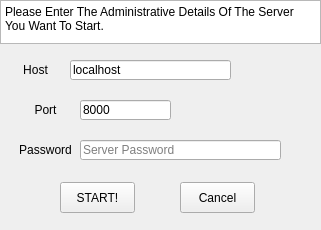
<?xml version="1.0" encoding="UTF-8"?>
<ui version="4.0">
 <class>Form</class>
 <widget class="QWidget" name="Form">
  <property name="geometry">
   <rect>
    <x>0</x>
    <y>0</y>
    <width>321</width>
    <height>230</height>
   </rect>
  </property>
  <property name="windowTitle">
   <string>Start Up Connection SetUp</string>
  </property>
  <widget class="QPlainTextEdit" name="SDTextEdit">
   <property name="geometry">
    <rect>
     <x>0</x>
     <y>0</y>
     <width>321</width>
     <height>44</height>
    </rect>
   </property>
   <property name="lineWrapMode">
    <enum>QPlainTextEdit::WidgetWidth</enum>
   </property>
   <property name="readOnly">
    <bool>true</bool>
   </property>
   <property name="plainText">
    <string>Please Enter The Administrative Details Of The Server You Want To Start.</string>
   </property>
  </widget>
  <widget class="QLineEdit" name="SDHostEntry">
   <property name="geometry">
    <rect>
     <x>70</x>
     <y>60</y>
     <width>161</width>
     <height>20</height>
    </rect>
   </property>
   <property name="whatsThis">
    <string>Hostname or IP address. To refer to this computer, enter localhost(Default)</string>
   </property>
   <property name="text">
    <string>localhost</string>
   </property>
  </widget>
  <widget class="QLabel" name="label">
   <property name="geometry">
    <rect>
     <x>10</x>
     <y>60</y>
     <width>51</width>
     <height>20</height>
    </rect>
   </property>
   <property name="text">
    <string>Host</string>
   </property>
   <property name="alignment">
    <set>Qt::AlignCenter</set>
   </property>
  </widget>
  <widget class="QLabel" name="label_2">
   <property name="geometry">
    <rect>
     <x>20</x>
     <y>100</y>
     <width>51</width>
     <height>20</height>
    </rect>
   </property>
   <property name="text">
    <string>Port</string>
   </property>
   <property name="alignment">
    <set>Qt::AlignCenter</set>
   </property>
  </widget>
  <widget class="QLineEdit" name="SDPortEntry">
   <property name="geometry">
    <rect>
     <x>80</x>
     <y>100</y>
     <width>91</width>
     <height>20</height>
    </rect>
   </property>
   <property name="whatsThis">
    <string>Enter the administration port (8000 by default)</string>
   </property>
   <property name="text">
    <string>8000</string>
   </property>
  </widget>
  <widget class="QLabel" name="label_3">
   <property name="geometry">
    <rect>
     <x>20</x>
     <y>140</y>
     <width>51</width>
     <height>20</height>
    </rect>
   </property>
   <property name="text">
    <string>Password</string>
   </property>
   <property name="alignment">
    <set>Qt::AlignCenter</set>
   </property>
  </widget>
  <widget class="QLineEdit" name="SDPasswordEntry">
   <property name="geometry">
    <rect>
     <x>80</x>
     <y>140</y>
     <width>201</width>
     <height>20</height>
    </rect>
   </property>
   <property name="whatsThis">
    <string>Adding a password wont allow browser requests</string>
   </property>
   <property name="echoMode">
    <enum>QLineEdit::Normal</enum>
   </property>
   <property name="placeholderText">
    <string>Server Password</string>
   </property>
  </widget>
  <widget class="QPushButton" name="SDStartButton">
   <property name="geometry">
    <rect>
     <x>60</x>
     <y>182</y>
     <width>75</width>
     <height>31</height>
    </rect>
   </property>
   <property name="whatsThis">
    <string>Start the server with the above settings</string>
   </property>
   <property name="text">
    <string>START!</string>
   </property>
  </widget>
  <widget class="QPushButton" name="SDCancelButton">
   <property name="geometry">
    <rect>
     <x>180</x>
     <y>182</y>
     <width>75</width>
     <height>31</height>
    </rect>
   </property>
   <property name="text">
    <string>Cancel</string>
   </property>
  </widget>
 </widget>
 <resources/>
 <connections/>
</ui>
